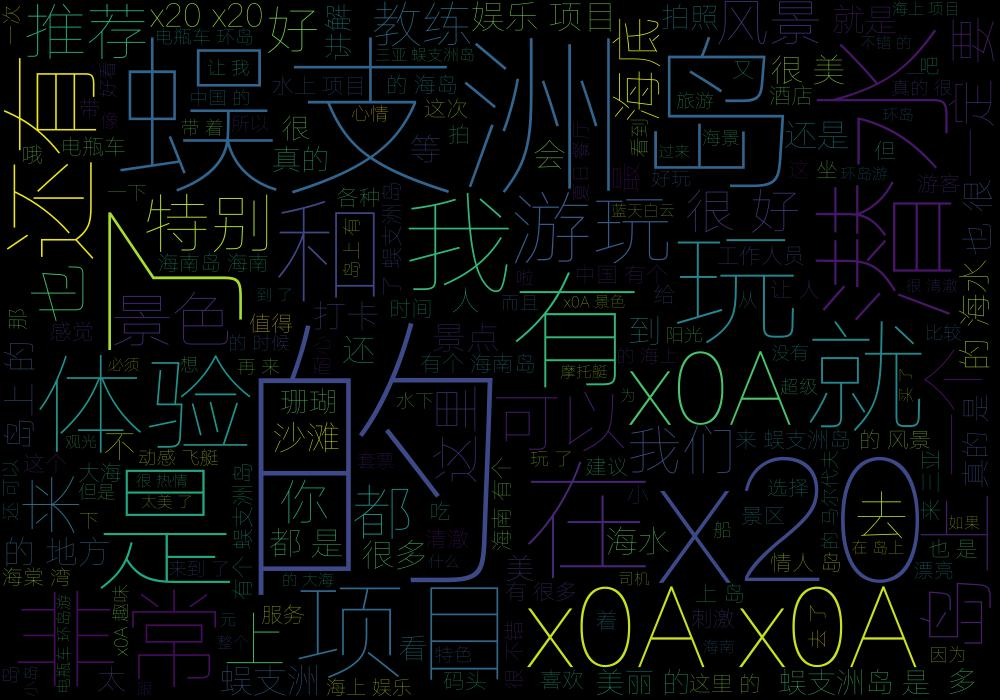

Python code for this plot:
from wordcloud import WordCloud
import PIL.Image as image
import jieba
jieba.setLogLevel(jieba.logging.INFO)

#中文停用词
stopwords = set()
content = [line.strip() for line in open('stop.txt','r',encoding='utf-8').readlines()]
stopwords.update(content)


def trans_CN(text):
    word_list = jieba.cut(text)  #分词
    res = " ".join(word_list)
    return res

def xiecheng():
    with open("xiecheng.txt", encoding='utf-8') as fp:
        text = fp.read()
        cut_text = trans_CN(text)
        cloud = WordCloud(
            font_path="HYQiHei-25J.ttf",
            width=1000,
            height=700,
            stopwords=stopwords
        )
        wordcloud = cloud.generate(cut_text)
        image_p = wordcloud.to_image()
        wordcloud.to_file('xieciyun1.jpg')
        image_p.show()

def tongcheng():
    with open("tongcheng.txt", encoding='utf-8') as fp:
        text = fp.read()
        cut_text = trans_CN(text)
        cloud = WordCloud(
            font_path="HYQiHei-25J.ttf", #设置字体，不然会乱码
            width=1000,
            height=700,
            stopwords = stopwords
        )
        wordcloud = cloud.generate(cut_text)
        image_p = wordcloud.to_image()
        wordcloud.to_file('tongciyun1.jpg') #保存图片
        image_p.show() #查看图片

if __name__ == '__main__':
    xiecheng()
    tongcheng()
